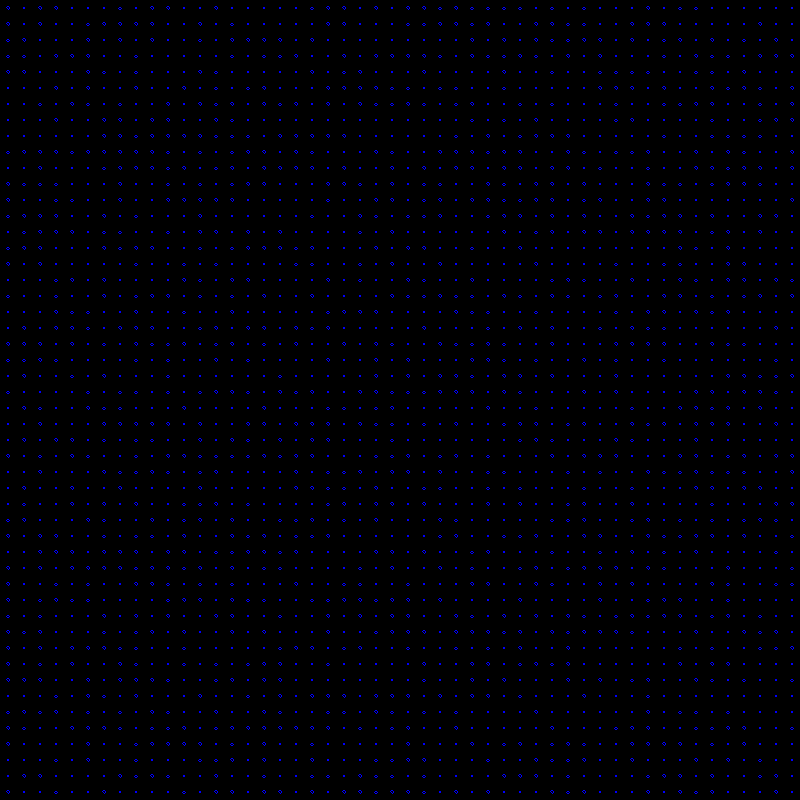

This figure's Python source:
import cv2
import numpy as np
import time
import random
from   threading import Thread
from matplotlib import pyplot as plt
from numpy.random import default_rng

bee = np.array([[0, 0, 0, 0],
                [0, 1, 1, 0],
                [1, 0, 0, 1],
                [0, 1, 1, 0]])
                #[0, 0, 0, 0]])
block = np.array([[0, 0, 0, 0],
                  [0, 1, 1, 0],
                  [0, 1, 1, 0],
                  [0, 0, 0, 0]]);
loaf = np.array([[0, 0, 0, 0, 0, 0],
                  [0, 0, 1, 1, 0, 0],
                  [0, 1, 0, 0, 1, 0],
                  [0, 0, 1, 0, 1, 0],
                  [0, 0, 0, 1, 0, 0],
                  [0, 0, 0, 0, 0, 0]]);

class Live:
    """
    Class that calculate live cellular automata
    with a dedicated thread.
    """

    def __init__(self, src=0):
        self.height = 600
        self.width = 800
        self.frame = np.zeros((self.height,self.width,3), dtype=np.uint8)
        self.stopped = False
        self.block_size = 16   
        
        print("Hello Live!")

    def start(self):
        Thread(target=self.get, args=()).start()
        return self

    def put_block(x,y,image,blk):
        s = len(blk);
        img[y-s:y+s,x-s:x+s,0:3] = blk.copy()
    
    def b2i(self,tuple):
        new_tuple = ()
        for item in tuple:
            blk2 = np.zeros((self.block_size, self.block_size, 3), dtype=np.uint8)
            x, y = (round(self.block_size/2),round(self.block_size/2))
            s=round(len(item[1])/2) 
            blk2[x-s:x+s,y-s:y+s,:][ item == 1 ] = (255,0,0) 
            blk2[x-s:x+s,y-s:y+s,:][ item == 0 ] = (0,0,0)
            new_tuple += (blk2,)
            #print('blk.shape ' + str(blk2.shape))
        return new_tuple


    def inital_image(self):
        img = np.zeros((self.width,self.width,3), dtype=np.uint8)
        blk = np.zeros((self.block_size, self.block_size, 3), dtype=np.uint8)
        blk[::] = (255,0,0) 
        print(f'blk.shape = {blk.shape}')
        num_cells = round(self.width / self.block_size);
        s = round(self.block_size / 2)
        
        rng = default_rng()
        p_colors = [.3, .7]
        p_blocks = [.2, .3, .5]
        init_color = (255,0,0)        
        #return img


        block_types = self.b2i((bee, loaf, block))
        print(block_types)
        #return img
        for x in range(0,num_cells,1):
            for y in range(0,num_cells,1):
                c = (y * self.block_size + s, x * self.block_size + s )                
                #colors = ((0,0,255), (255,0,0))
                #rng.choice(a=block_types,p=p_colors)
                blk = rng.choice(a=block_types,p=p_blocks)                
                img[c[0]-s:c[0]+s,c[1]-s:c[1]+s,0:3] = blk.copy()
        
        #cv2.imshow("img", img)
        cv2.imwrite("live.png", img)
        print(num_cells)
        return img

    def next_gen(self, frame):
        pixels = np.zeros((self.height,self.width,3), dtype=np.uint8)

        neibours = [(x,y) for x in [1,0,-1] for y in [1,0,-1]]
        print(neibours)
        print(pixels)
        return frame

    def get(self):
        while not self.stopped:
            t0 = time.time_ns() 
            self.frame = self.next_gen(self.frame)
            self.read_frame_flag = False
            lastFrameTime = (time.time_ns() - t0) / (10 ** 9)
            print('Live:: lastFrameTime  ' + str(lastFrameTime))
            cv2.imshow("live window", self.frame)

            time.sleep(0.4) 
            ch = cv2.waitKey(1)
            if ch & 0xFF == ord('q'):
                break

                #print("get(self)")

    def set_britness(self, params):
        self.britness = params[0]
        self.params = params

    def decrase_brightness(self, img, value=30):
        #hsv = cv2.cvtColor(img, cv2.COLOR_BGR2HSV)
        #h, s, v = cv2.split(hsv)

        if value < 0:
            lim = value
            img[img < lim] = 0
            img[img >= lim] -= value
        else:
            lim = value
            img[img > lim] = 255 - value
            img[img <= lim] += value


        #final_hsv = cv2.merge((h, s, v))
        #img = cv2.cvtColor(final_hsv, cv2.COLOR_HSV2BGR)
        return img               

    def stop(self):
        self.stopped = True

live = Live(0)
#live.next_gen(live.frame)
img = live.inital_image()
cv2.imshow("live window", img)
ch = cv2.waitKey(-1)

live.stop()
cv2.destroyAllWindows()
#cv2.imshow("noise", noise)
